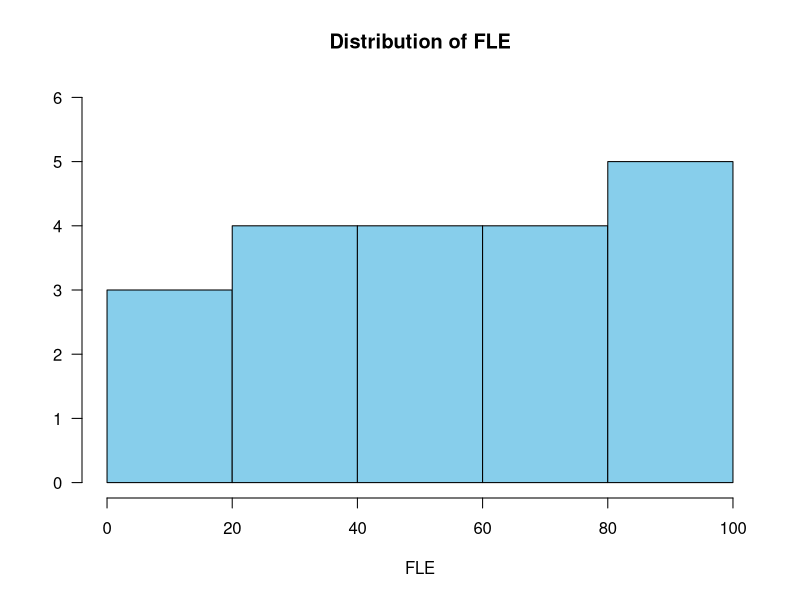
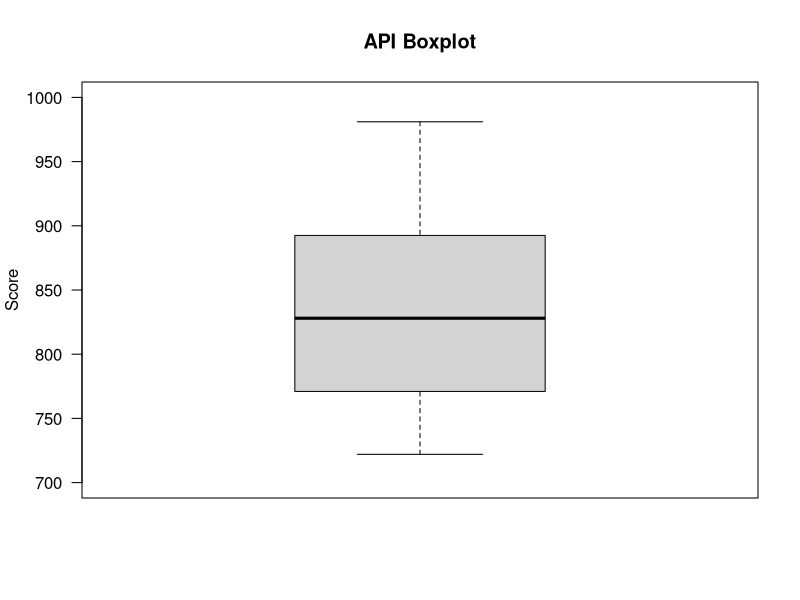
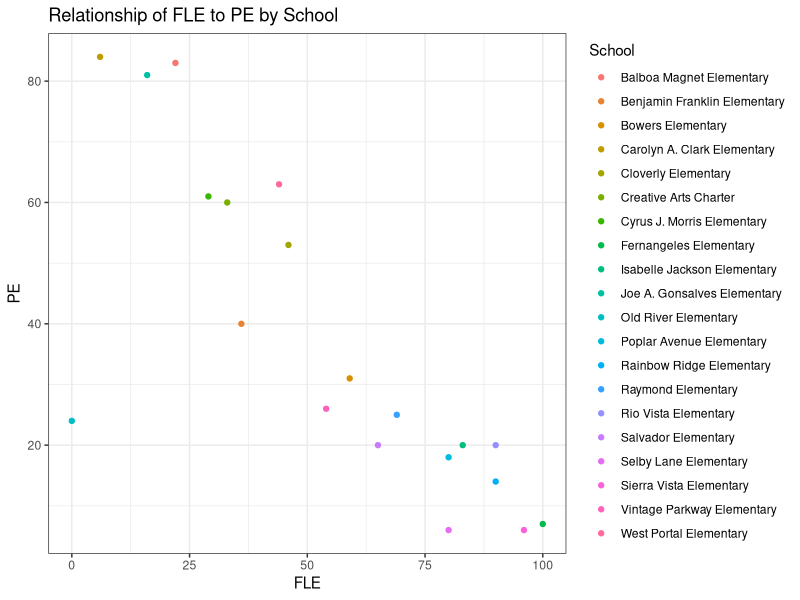

The R source for these figures, in order:
## ---- chunk 1
x <- 5
## ---- chunk 2
# The value five prints to the console
x
## ---- chunk 3
class(x)
## ---- chunk 4
x_int <- as.integer(x)
x_int
class(x_int)

# View the help pages
?as.integer
## ---- chunk 5
# Underscore used as placeholder for space:
my_name <- "Oski"
my_name
class(my_name)
?as.character
## ---- chunk 6
class(TRUE)

# Check out some relational comparisons!
8 > 7
"Berkeley" == "berkeley"
## ---- chunk 7
names <- c("Max", "Sidney", "Tito", "Bella", "Luna", "Ducky")
names
?c

# This is a "numeric vector"
class(names)

# Or
age <- c(3, 4, 7, 12, 1, 2)
age
class(age)
## ---- chunk 8
lunch <- read.csv("School Lunch Data.csv")

# View the "compact structure" (key information): 
str(lunch)

# View the first six rows
head(lunch)
## ---- chunk 9
# Show just the "School" variable
lunch$School

# Divide the API column by 100 and save in a new column
lunch$new_column <- lunch$API / 100
head(lunch)
## ---- chunk 10
lunch_small <- lunch[5:8, 1:2]
lunch_small
## ---- chunk 11
lunch_FLE30 <- lunch[lunch$FLE < 30, ]
lunch_FLE30

# Or

lunch_FLE30 <- subset(lunch, subset = FLE < 30)
lunch_FLE30
## ---- chunk 12
summary(lunch)
summary(lunch$PE)
## ---- chunk 13
# You can even add a hashtag after a line of runnable code!

hist(lunch$FLE, # column to plot
     breaks = 5, # adjust number of breaks
     col = "skyblue", # change bar color
     main = "Distribution of FLE", # change title 
     xlab = "FLE", # change x-axis label
     ylab = "", # Leave blank to omit
     ylim = c(0, 6), # change y-axis limits
     las = 1) # change tickmark orientation
## ---- chunk 14
boxplot(lunch$API, 
        las = 1, 
        ylim = c(700, 1000), 
        main = "API Boxplot", 
        ylab = "Score")
## ---- chunk 15
# Unhashtag the line below to install the ggplot2 package
# install.packages("ggplot2")
library(ggplot2)
?ggplot2
?ggplot
ggplot(lunch, aes(x = FLE, y = PE, color = School)) + 
  geom_point() + 
  theme_bw() + 
  ggtitle("Relationship of FLE to PE by School")
